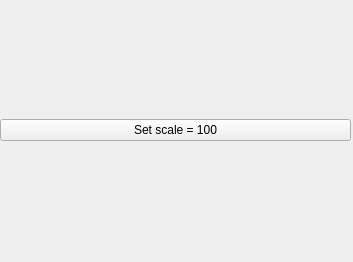
<?xml version="1.0" encoding="UTF-8"?>
<ui version="4.0">
 <class>SettingsBox</class>
 <widget class="QWidget" name="SettingsBox">
  <property name="geometry">
   <rect>
    <x>0</x>
    <y>0</y>
    <width>353</width>
    <height>262</height>
   </rect>
  </property>
  <property name="windowTitle">
   <string>Form</string>
  </property>
  <widget class="QWidget" name="gridLayoutWidget">
   <property name="geometry">
    <rect>
     <x>0</x>
     <y>0</y>
     <width>351</width>
     <height>261</height>
    </rect>
   </property>
   <layout class="QGridLayout" name="gridLayout">
    <item row="0" column="0">
     <widget class="QPushButton" name="steSizeButton">
      <property name="text">
       <string>Set scale = 100</string>
      </property>
      <property name="flat">
       <bool>false</bool>
      </property>
     </widget>
    </item>
   </layout>
  </widget>
 </widget>
 <resources/>
 <connections/>
</ui>
